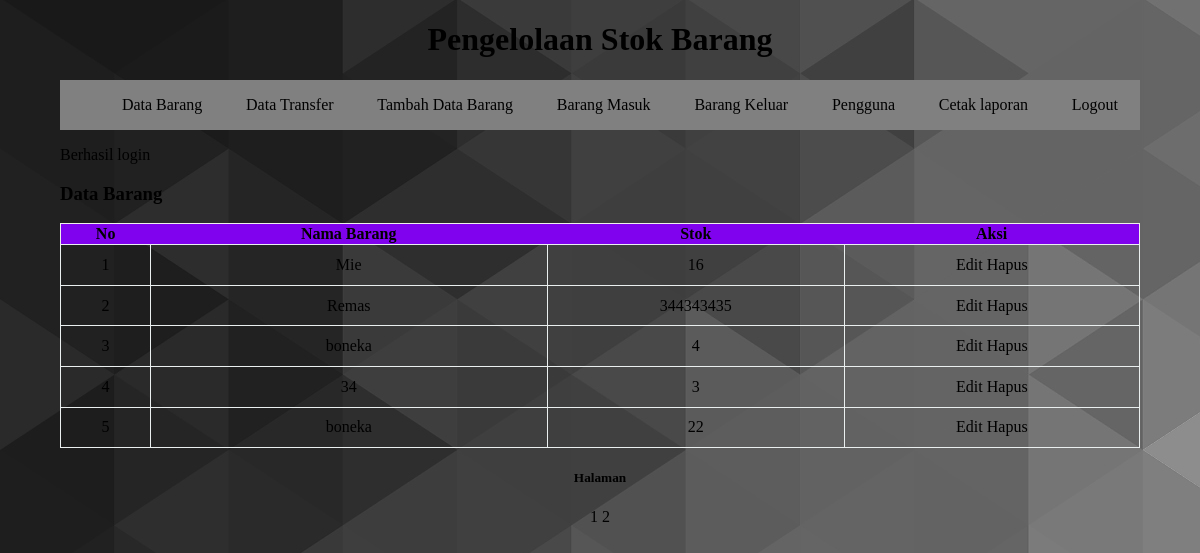
Screenshot of /kelola_stok/index.php?pesan=sukses_login (signed in) with the database file from the repository.
### tables this page shows
CREATE TABLE `barang` (
  `id_barang` int(11) NOT NULL,
  `nama_barang` varchar(50) NOT NULL,
  `stok` int(11) NOT NULL
);

### kelola_stok/index.php (the view, shortened to what this page needs)
<!DOCTYPE html>
<html>
<?php include "head.php"?>
<body>
    <?php include "navbar.php"?>
    <?php include "pesan.php"?>
    <?php
        $query_mysql = mysql_query("SELECT * FROM barang")or die(mysql_error());
        $halaman = 5;
        $page = isset($_GET["halaman"]) ? (int)$_GET["halaman"] : 1;
        $mulai = ($page>1) ? ($page * $halaman) - $halaman : 0;
        $total = mysql_num_rows($query_mysql);
        $pages = ceil($total/$halaman);
        $query = mysql_query("SELECT * FROM barang LIMIT $mulai, $halaman")or die(mysql_error);
        $nomor = $mulai+1;
    ?>
    <h3>Data Barang</h3>
    <table>
        <tr>
            <th>No</th>
            <th>Nama Barang</th>
            <th>Stok</th>
            <th>Aksi</th>
        </tr>
        <?php while ($data = mysql_fetch_array($query)):?>
        <tr>
            <td>
                <?=$nomor++?>
            </td>
            <td>
                <?=$data['nama_barang']?>
            </td>
            <td>
                <?=$data['stok']?>
            </td>
            <td>
                <a href="edit_barang.php?id=<?=$data['id_barang']?>">Edit</a>
                <a href="proses_hapus.php?id=<?=$data['id_barang']?>" onclick="confirm('Apakah Anda Yakin?')">Hapus</a>
            </td>
        </tr>
        <?php endwhile?>
    </table>
        <div align="center">
        <h5>Halaman</h5>
            <?php for ($i=1; $i<=$pages ; $i++): ?>
            <a href="?halaman=<?php echo $i; ?>"><?php echo $i; ?></a>
            <?php endfor ?>
        </div>
</body>
</html>

### kelola_stok/style.css (style rules this page uses)
body { width: 90%; margin: 0 auto; font-family: 'Comic Sans MS'; background: url('bg.jpg'); }
table { border-collapse: collapse; margin-top: 1em; width: 100%; padding: 0.5em 0; border: 1px solid #efefea; }
table tr:first-child { background: rgb(128, 2, 238); }
td { padding: 1%; text-align: center; border: 1px solid #eaefef }
a { text-decoration: none; color: black; }

### rows the page displays
barang: nama_barang "Mie", stok "16"
barang: nama_barang "Remas", stok "344343435"
barang: nama_barang "boneka", stok "4"
barang: nama_barang "34", stok "3"
barang: nama_barang "boneka", stok "22"
